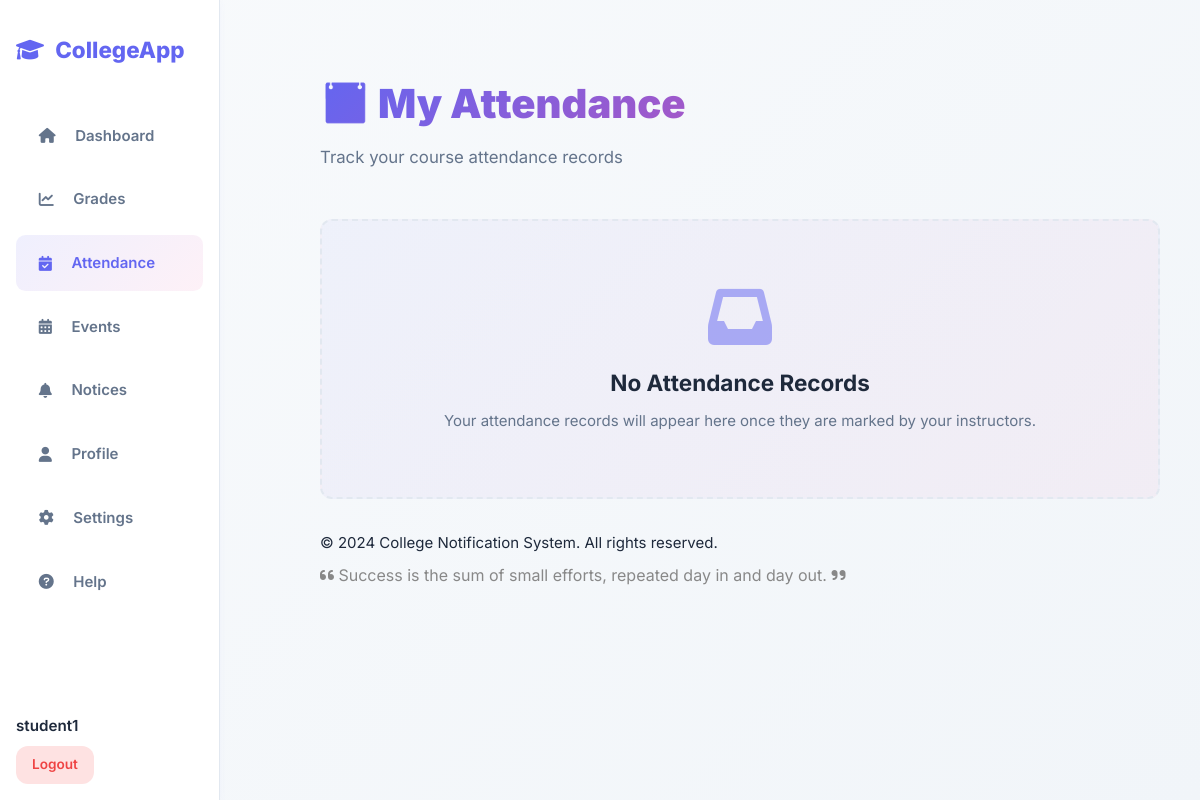
The page /student/attendance (signed in) on the database as committed earlier.
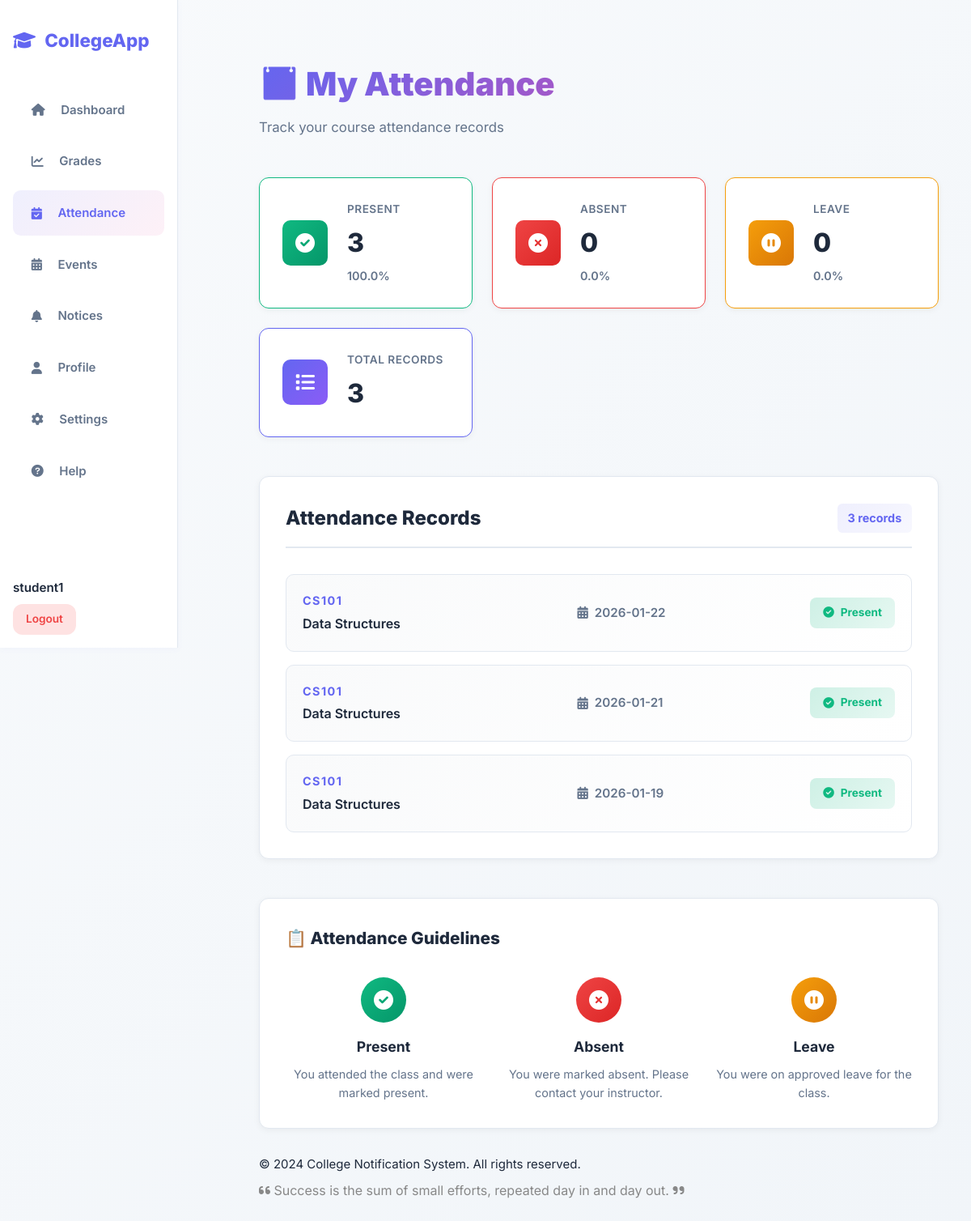
The same page on the database as committed later.
### tables this page shows
CREATE TABLE users (
  id INTEGER PRIMARY KEY AUTOINCREMENT,
  username TEXT UNIQUE NOT NULL,
  password TEXT NOT NULL,
  email TEXT,
  role TEXT NOT NULL,  -- 'admin', 'faculty', or 'student'
  created_at TEXT DEFAULT (datetime('now','localtime'))
);

CREATE TABLE attendance (
  id INTEGER PRIMARY KEY AUTOINCREMENT,
  student_id INTEGER NOT NULL,
  course_id INTEGER NOT NULL,
  attendance_date TEXT NOT NULL,
  status TEXT CHECK(status IN ('Present', 'Absent', 'Leave')),
  created_at TEXT DEFAULT (datetime('now','localtime')),
  FOREIGN KEY (student_id) REFERENCES students(id) ON DELETE CASCADE,
  FOREIGN KEY (course_id) REFERENCES courses(id) ON DELETE CASCADE
);

CREATE TABLE courses (
  id INTEGER PRIMARY KEY AUTOINCREMENT,
  course_code TEXT UNIQUE NOT NULL,
  course_name TEXT NOT NULL,
  credits INTEGER,
  semester INTEGER,
  section TEXT,
  faculty_id INTEGER,
  description TEXT,
  created_at TEXT DEFAULT (datetime('now','localtime')),
  FOREIGN KEY (faculty_id) REFERENCES users(id)
);

### app.py (the view)
@app.route('/student/attendance')
@login_required(role='student')
def student_attendance():
    db = get_db()
    user_id = db.execute("SELECT id FROM users WHERE username=?", (session['user'],)).fetchone()[0]
    student = db.execute("SELECT id FROM students WHERE user_id=?", (user_id,)).fetchone()
    attendance = db.execute("""
        SELECT a.*, c.course_code, c.course_name
        FROM attendance a
        JOIN courses c ON a.course_id = c.id
        WHERE a.student_id=?
        ORDER BY a.attendance_date DESC
    """, (student['id'],)).fetchall()
    return render_template('student_attendance.html', attendance=attendance)

### app.py (called while the page is built)
def get_db():
    if 'db' not in g:
        g.db = sqlite3.connect(DB)
        g.db.row_factory = sqlite3.Row
        g.db.execute("PRAGMA foreign_keys = ON")
    return g.db

### templates/student_attendance.html (shortened to what this page needs)
{% extends "base.html" %}
{% block content %}
<div class="attendance-wrapper">
    <div class="attendance-header">
        <h1 class="attendance-title">📅 My Attendance</h1>
        <p class="attendance-subtitle">Track your course attendance records</p>
    </div>
    {% if attendance %}
    <div class="attendance-summary">
        {% set total_records = attendance|length %}
        {% set present_count = attendance|selectattr('status', 'equalto', 'Present')|list|length %}
        {% set absent_count = attendance|selectattr('status', 'equalto', 'Absent')|list|length %}
        {% set leave_count = total_records - present_count - absent_count %}
        <div class="summary-card present-card">
            <div class="summary-icon">
                <i class="fas fa-check-circle"></i>
            </div>
            <div class="summary-content">
                <span class="summary-label">Present</span>
                <span class="summary-value">{{ present_count }}</span>
                <span class="summary-percent">{{ (((present_count / total_records) * 100)|round(1)) }}%</span>
            </div>
        </div>
        <div class="summary-card absent-card">
            <div class="summary-icon">
                <i class="fas fa-times-circle"></i>
            </div>
            <div class="summary-content">
                <span class="summary-label">Absent</span>
                <span class="summary-value">{{ absent_count }}</span>
                <span class="summary-percent">{{ (((absent_count / total_records) * 100)|round(1)) }}%</span>
            </div>
        </div>
        <div class="summary-card leave-card">
            <div class="summary-icon">
                <i class="fas fa-pause-circle"></i>
            </div>
            <div class="summary-content">
                <span class="summary-label">Leave</span>
                <span class="summary-value">{{ leave_count }}</span>
                <span class="summary-percent">{{ (((leave_count / total_records) * 100)|round(1)) }}%</span>
            </div>
        </div>
        <div class="summary-card total-card">
            <div class="summary-icon">
                <i class="fas fa-list"></i>
            </div>
            <div class="summary-content">
                <span class="summary-label">Total Records</span>
                <span class="summary-value">{{ total_records }}</span>
            </div>
        </div>
    </div>
    <div class="attendance-table-container">
        <div class="table-header-custom">
            <h2>Attendance Records</h2>
            <span class="record-count">{{ total_records }} records</span>
        </div>
        <div class="attendance-list">
            {% for record in attendance %}
            <div class="attendance-row">
                <div class="row-left">
                    <div class="course-info">
                        <span class="course-code">{{ record['course_code'] }}</span>
                        <span class="course-name">{{ record['course_name'] }}</span>
                    </div>
                </div>
                <div class="row-middle">
                    <div class="date-box">
                        <i class="fas fa-calendar-alt"></i>
                        {{ record['attendance_date'] }}
                    </div>
                </div>
                <div class="row-right">
                    {% if record['status'] == 'Present' %}
                        <span class="status-badge present-badge">
                            <i class="fas fa-check-circle"></i> Present
                        </span>
                    {% elif record['status'] == 'Absent' %}
                        <span class="status-badge absent-badge">
                            <i class="fas fa-times-circle"></i> Absent
                        </span>
                    {% else %}
                        <span class="status-badge leave-badge">
                            <i class="fas fa-pause-circle"></i> Leave
                        </span>
                    {% endif %}
                </div>
            </div>
            {% endfor %}
        </div>
    </div>
    <div class="guidelines-section">
        <h3>📋 Attendance Guidelines</h3>
        <div class="guidelines-grid">
            <div class="guideline-card">
                <div class="guideline-icon present">
                    <i class="fas fa-check-circle"></i>
                </div>
                <h4>Present</h4>
                <p>You attended the class and were marked present.</p>
            </div>
            <div class="guideline-card">
                <div class="guideline-icon absent">
                    <i class="fas fa-times-circle"></i>
                </div>
                <h4>Absent</h4>
                <p>You were marked absent. Please contact your instructor.</p>
            </div>
            <div class="guideline-card">
                <div class="guideline-icon leave">
                    <i class="fas fa-pause-circle"></i>
                </div>
                <h4>Leave</h4>
                <p>You were on approved leave for the class.</p>
            </div>
        </div>
    </div>
    {% else %}
    <div class="empty-state">
        <i class="fas fa-inbox"></i>
        <h2>No Attendance Records</h2>
        <p>Your attendance records will appear here once they are marked by your instructors.</p>
    </div>
    {% endif %}
</div>
{% endblock %}

### templates/base.html (shortened to what this page needs)
<!DOCTYPE html>
<html lang="en">
<head>
  <link rel="stylesheet" href="{{ url_for('static', filename='style.css') }}">
  <link rel="stylesheet" href="https://cdnjs.cloudflare.com/ajax/libs/font-awesome/6.0.0/css/all.min.css">
</head>
<body>
  {% if session.user %}
  <div class="app-container {% if session.role == 'student' %}layout-student{% endif %}">
    <main class="main-content">
      {% if session.role == 'student' %}
      <aside class="faculty-sidebar student-sidebar student-sidebar-scrollfix">
        <div class="faculty-sidebar-brand student-sidebar-brand student-sidebar-header">
          <i class="fas fa-graduation-cap"></i> CollegeApp
        </div>
        <div class="student-sidebar-menu-container">
          <ul class="faculty-sidebar-links student-sidebar-links">
            <li><a href="{{ url_for('student_dashboard') }}" class="faculty-sidebar-link student-sidebar-link"><span class="sidebar-icon-tooltip"><i class="fas fa-home"></i></span> Dashboard</a></li>
            <li><a href="{{ url_for('student_grades') }}" class="faculty-sidebar-link student-sidebar-link"><span class="sidebar-icon-tooltip"><i class="fas fa-chart-line"></i></span> Grades</a></li>
            <li><a href="{{ url_for('student_attendance') }}" class="faculty-sidebar-link student-sidebar-link{% if request.endpoint == 'student_attendance' %} active{% endif %}"><span class="sidebar-icon-tooltip"><i class="fas fa-calendar-check"></i><span class="sidebar-tooltip-text">Attendance</span></span> Attendance</a></li>
            <li><a href="{{ url_for('events') }}" class="faculty-sidebar-link student-sidebar-link"><span class="sidebar-icon-tooltip"><i class="fas fa-calendar-alt"></i></span> Events</a></li>
            <li><a href="{{ url_for('notifications') }}" class="faculty-sidebar-link student-sidebar-link"><span class="sidebar-icon-tooltip"><i class="fas fa-bell"></i></span> Notices</a></li>
            <li><a href="{{ url_for('profile') }}" class="faculty-sidebar-link student-sidebar-link"><span class="sidebar-icon-tooltip"><i class="fas fa-user"></i></span> Profile</a></li>
            <li><a href="{{ url_for('settings') }}" class="faculty-sidebar-link student-sidebar-link"><span class="sidebar-icon-tooltip"><i class="fas fa-cog"></i></span> Settings</a></li>
            <li><a href="{{ url_for('help') }}" class="faculty-sidebar-link student-sidebar-link"><span class="sidebar-icon-tooltip"><i class="fas fa-question-circle"></i></span> Help</a></li>
          </ul>
          <div class="faculty-sidebar-user student-sidebar-user">
            <span class="user-name">{{ session.user }}</span>
            <a href="{{ url_for('logout') }}" class="btn btn-sm btn-danger student-logout-btn">Logout</a>
          </div>
        </div>
      </aside>
      {% endif %}
      <div class="content-wrapper">
        {% block content %}{% endblock %}
      </div>
      <footer class="main-footer">
        <p data-i18n="© 2024 College Notification System. All rights reserved.">&copy; 2024 College Notification System. All rights reserved.</p>
        <p style="font-size: 1rem; color: #888; margin-top: 0.5rem;">
          <i class="fas fa-quote-left"></i> <span data-i18n="Success is the sum of small efforts, repeated day in and day out.">"Success is the sum of small efforts, repeated day in and day out."</span> <i class="fas fa-quote-right"></i>
        </p>
      </footer>
    </main>
  </div>
  {% else %}
  <div class="auth-wrapper">
    <div class="auth-card">
      {% block auth_content %}{% endblock %}
    </div>
  </div>
  {% endif %}
</body>
</html>

Rows that differ between the two databases and show on the page:
added attendance: course_code "CS101", course_name "Data Structures", attendance_date "2026-01-22", status "Present" (drawn)
added attendance: course_code "CS101", course_name "Data Structures", attendance_date "2026-01-21", status "Present" (drawn)
added attendance: course_code "CS101", course_name "Data Structures", attendance_date "2026-01-19", status "Present" (drawn)
Other text that changed with them:
{{ present_count }}: (not shown) → "3"
{{ (((present_count / total_records) * 100)|round(1)) }}: (not shown) → "100.0"
{{ absent_count }}: (not shown) → "0"
{{ (((absent_count / total_records) * 100)|round(1)) }}: (not shown) → "0.0"
{{ leave_count }}: (not shown) → "0"
{{ (((leave_count / total_records) * 100)|round(1)) }}: (not shown) → "0.0"
{{ total_records }}: (not shown) → "3"
text no longer shown: "No Attendance Records Your attendance records will appear here once they are marked by your instructors."
text now shown: "PRESENT % ABSENT % LEAVE % TOTAL RECORDS Attendance Records records 📋 Attendance Guidelines Present You attended the class and were marked present. Absent You were marked absent. Please contact your instructor. Leave You were on approved leave for the class."
